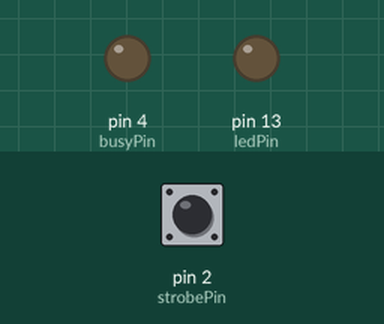
Recording of a sketch running on a simulated Arduino Uno, built with avr-gcc and run on an emulated ATmega328P. Shown: output pins drawn as LEDs (lit = HIGH). The inputs (shaded band) are chosen by the test bench; at power-on: pin 2 (strobePin) HIGH.

Above: at 1.2 s.
1.3 s: pin 2 (strobePin) pulled LOW for 0.15 s
At 2.1 s:
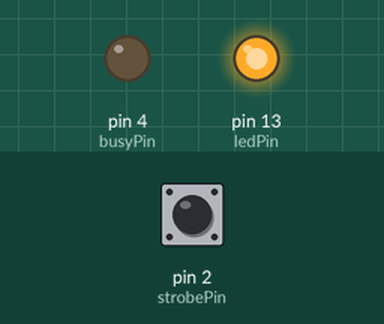
Timing chart, 0 to 14.9 s (numbered marks = the images above; inputs shaded):
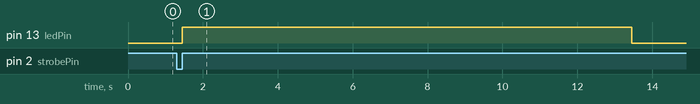

The sketch:

dispenser-emu.ino
```cpp
const byte ledPin = 13;
const byte strobePin = 2;
const byte busyPin = 4;

volatile byte go = 0;

void do_start(void) {
  go = 1;
}

void setup() {
  pinMode(ledPin, OUTPUT);
  digitalWrite(ledPin, LOW);

  pinMode(strobePin, INPUT_PULLUP);
  pinMode(busyPin, INPUT);    // actually an output, but Hi-Z when not active

  attachInterrupt(digitalPinToInterrupt(strobePin), do_start, RISING);

}

void loop() {
  if (go) {
    digitalWrite(busyPin, LOW);
    pinMode(busyPin, OUTPUT);

    // activate the LED so we can see it happening
    digitalWrite(ledPin, HIGH);

    delay(12000);    // 12 seconds to simulate dispenser actuation

    digitalWrite(ledPin, LOW);
    pinMode(busyPin, INPUT);    // Hi-Z

    go = 0;
  }

}
```

Measured:
- after the input at 1.3 s, pin 13 (ledPin): LOW → HIGH after 0.15 s, → LOW 12.0 s later
